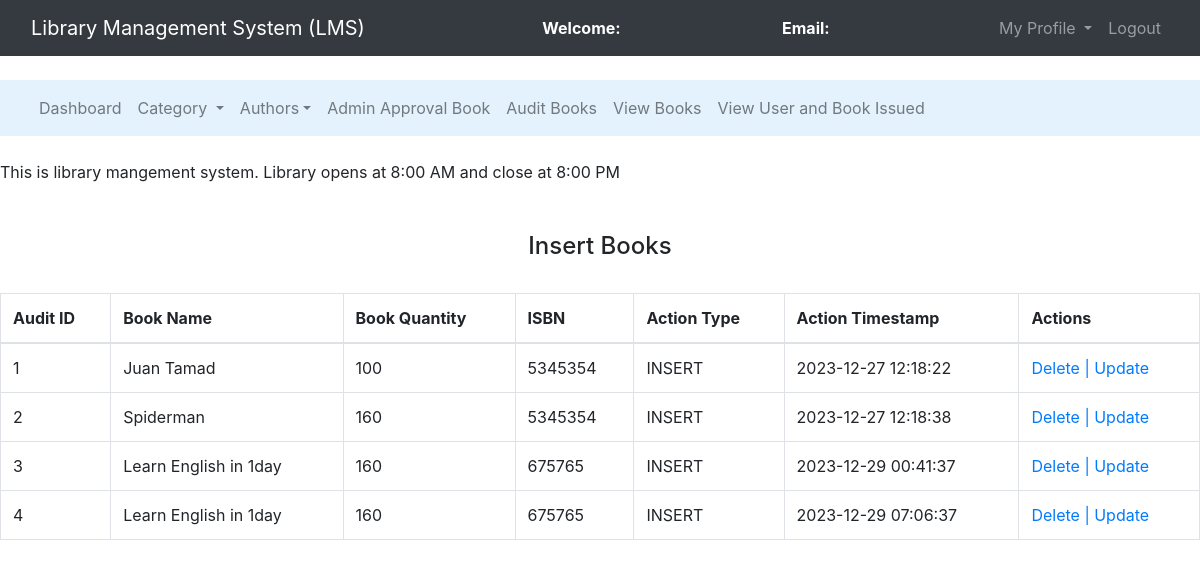
The page /admin/audit_books.php on the database its author committed.
### tables this page shows
CREATE TABLE `insert_audit` (
  `audit_id` int(11) NOT NULL,
  `book_id` int(11) DEFAULT NULL,
  `book_name` varchar(255) DEFAULT NULL,
  `book_quantity` int(11) DEFAULT NULL,
  `author_id` int(11) DEFAULT NULL,
  `cat_id` int(11) DEFAULT NULL,
  `ISBN` varchar(20) DEFAULT NULL,
  `action_type` varchar(10) DEFAULT NULL,
  `action_description` varchar(255) DEFAULT NULL,
  `created_at` timestamp NOT NULL DEFAULT current_timestamp()
);

### admin/audit_books.php (the view, shortened to what this page needs)
<?php
	$connection = mysqli_connect("localhost","root","");
$query = "SELECT * FROM insert_audit";
$query_run = mysqli_query($connection, $query);
?>
<!DOCTYPE html>
<html>
<head>
	<link rel="stylesheet" type="text/css" href="../bootstrap-4.4.1/css/bootstrap.min.css">
</head>
<body>
	<nav class="navbar navbar-expand-lg navbar-dark bg-dark">
		<div class="container-fluid">
			<div class="navbar-header">
				<a class="navbar-brand" href="admin_dashboard.php">Library Management System (LMS)</a>
			</div>
			<font style="color: white"><span><strong>Welcome: <?php echo $_SESSION['name'];?></strong></span></font>
			<font style="color: white"><span><strong>Email: <?php echo $_SESSION['email'];?></strong></font>
		    <ul class="nav navbar-nav navbar-right">
		      <li class="nav-item dropdown">
	        	<a class="nav-link dropdown-toggle" data-toggle="dropdown">My Profile </a>
		      </li>
		      <li class="nav-item">
		        <a class="nav-link" href="../logout.php">Logout</a>
		      </li>
		    </ul>
		</div>
	</nav><br>
	<nav class="navbar navbar-expand-lg navbar-light" style="background-color: #e3f2fd">
		<div class="container-fluid">
		    <ul class="nav navbar-nav navbar-center">
		      <li class="nav-item">
		        <a class="nav-link" href="admin_dashboard.php">Dashboard</a>
		      <li class="nav-item dropdown">
	        	<a class="nav-link dropdown-toggle" data-toggle="dropdown">Category </a>
		      </li>
		      <li class="nav-item dropdown">
	        	<a class="nav-link dropdown-toggle" data-toggle="dropdown">Authors</a>
		      </li>
	          <li class="nav-item">
			  <a class="nav-link" href="admin_approval.php">Admin Approval Book</a>
		      </li>
              <li class="nav-item">
		        <a class="nav-link" href="audit_books.php">Audit Books</a>
		      </li>
			  <li class="nav-item">
		        <a class="nav-link" href="view_page.php">View Books</a>
		      </li>
			  </li>
                <li class="nav-item">
				<a class="nav-link" href="ViewUserBookIssued.php">View User and Book Issued</a>
		      </li>
		    </ul>
		</div>
	</nav><br>
	<span><marquee>This is library mangement system. Library opens at 8:00 AM and close at 8:00 PM</marquee></span><br><br>
    <center><h4>Insert Books</h4><br></center>
    <div class="row">
        <div class="col-md-12">
            <table class="table table-bordered table-hover">
                <thead>
                    <tr>
                        <th>Audit ID</th>
                        <th>Book Name</th>
						<th>Book Quantity</th>
                        <th>ISBN</th>
                        <th>Action Type</th>
                        <th>Action Timestamp</th>
                        <th>Actions</th>
                    </tr>
                </thead>
                <tbody>
                    <?php
                    while ($row = mysqli_fetch_assoc($query_run)) {
                        echo '<tr>';
                        echo '<td>' . $row["audit_id"] . '</td>';
                        echo '<td>' . $row["book_name"] . '</td>';
						echo '<td>' . $row["book_quantity"] . '</td>';
                        echo '<td>' . $row["ISBN"] . '</td>';
                        echo '<td>' . $row["action_type"] . '</td>';
                        echo '<td>' . $row["created_at"] . '</td>';
                        echo '<td>';
                        echo '<a href="delete_audit_books.php?audit_id=' . $row["audit_id"] . '">Delete | </a>';
                        echo '<a href="update_audit_books.php?audit_id=' . $row["audit_id"] . '">Update</a>';
                        echo '</td>';
                        echo '</tr>';
                    }
                    ?>
                </tbody>
            </table>
        </div>
    </div>
</body>
</html>

### rows shown on the page
insert_audit: audit_id "1", book_name "Juan Tamad", book_quantity "100", ISBN "5345354", action_type "INSERT", created_at "2023-12-27 12:18:22"
insert_audit: audit_id "2", book_name "Spiderman", book_quantity "160", ISBN "5345354", action_type "INSERT", created_at "2023-12-27 12:18:38"
insert_audit: audit_id "3", book_name "Learn English in 1day", book_quantity "160", ISBN "675765", action_type "INSERT", created_at "2023-12-29 00:41:37"
insert_audit: audit_id "4", book_name "Learn English in 1day", book_quantity "160", ISBN "675765", action_type "INSERT", created_at "2023-12-29 07:06:37"
